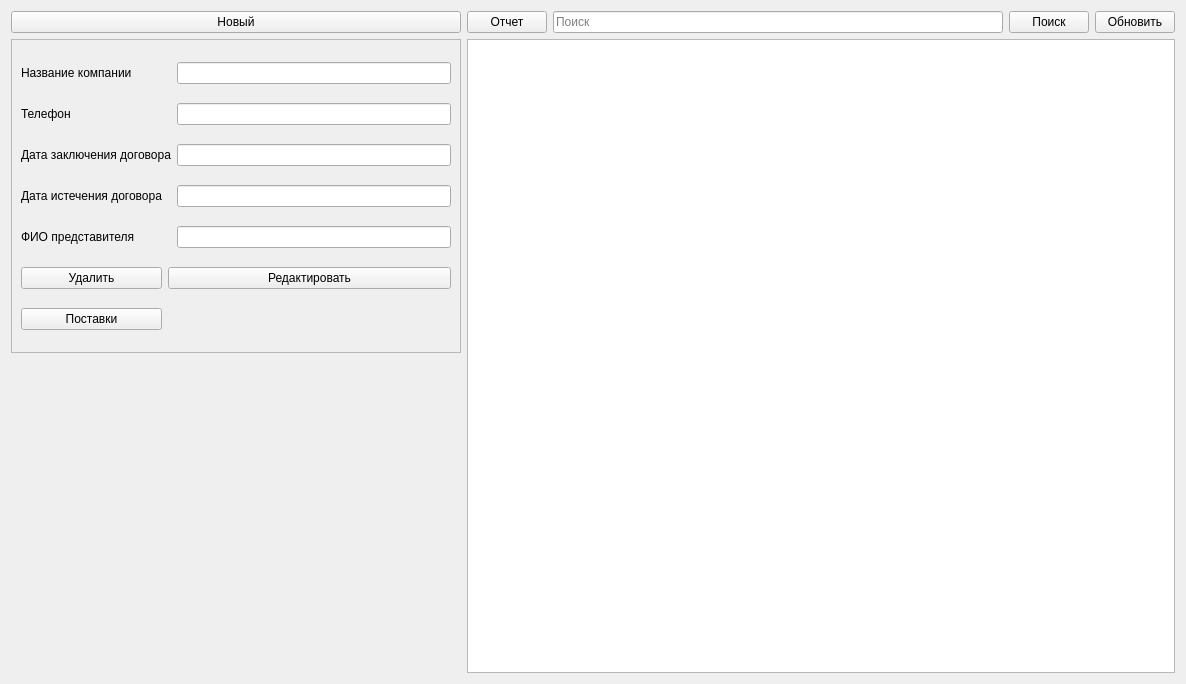
<?xml version="1.0" encoding="UTF-8"?>
<ui version="4.0">
 <class>providerstab</class>
 <widget class="QWidget" name="providerstab">
  <property name="geometry">
   <rect>
    <x>0</x>
    <y>0</y>
    <width>1186</width>
    <height>684</height>
   </rect>
  </property>
  <property name="windowTitle">
   <string>Frame</string>
  </property>
  <layout class="QGridLayout" name="gridLayout">
   <item row="0" column="0">
    <widget class="QPushButton" name="pb_new_pr">
     <property name="text">
      <string>Новый</string>
     </property>
    </widget>
   </item>
   <item row="0" column="2">
    <widget class="QLineEdit" name="leSearchPr">
     <property name="placeholderText">
      <string>Поиск</string>
     </property>
    </widget>
   </item>
   <item row="0" column="1">
    <widget class="QPushButton" name="pbReport">
     <property name="text">
      <string>Отчет</string>
     </property>
    </widget>
   </item>
   <item row="0" column="3">
    <widget class="QPushButton" name="pbSearch">
     <property name="text">
      <string>Поиск</string>
     </property>
    </widget>
   </item>
   <item row="1" column="0">
    <widget class="QFrame" name="frame">
     <property name="frameShape">
      <enum>QFrame::StyledPanel</enum>
     </property>
     <property name="frameShadow">
      <enum>QFrame::Raised</enum>
     </property>
     <layout class="QGridLayout" name="gridLayout_2">
      <item row="4" column="0">
       <widget class="QLabel" name="label_6">
        <property name="text">
         <string>ФИО представителя</string>
        </property>
       </widget>
      </item>
      <item row="6" column="1" colspan="2">
       <widget class="QPushButton" name="pbEditPr">
        <property name="text">
         <string>Редактировать</string>
        </property>
       </widget>
      </item>
      <item row="4" column="2">
       <widget class="QLineEdit" name="le_agent_fio"/>
      </item>
      <item row="2" column="0" colspan="2">
       <widget class="QLabel" name="label_4">
        <property name="text">
         <string>Дата заключения договора</string>
        </property>
       </widget>
      </item>
      <item row="0" column="2">
       <widget class="QLineEdit" name="le_company_name"/>
      </item>
      <item row="3" column="2">
       <widget class="QLineEdit" name="le_expiration_date"/>
      </item>
      <item row="1" column="0">
       <widget class="QLabel" name="label_7">
        <property name="text">
         <string>Телефон</string>
        </property>
       </widget>
      </item>
      <item row="2" column="2">
       <widget class="QLineEdit" name="le_conclusion_date"/>
      </item>
      <item row="3" column="0">
       <widget class="QLabel" name="label_5">
        <property name="text">
         <string>Дата истечения договора</string>
        </property>
       </widget>
      </item>
      <item row="0" column="0">
       <widget class="QLabel" name="label">
        <property name="text">
         <string>Название компании</string>
        </property>
       </widget>
      </item>
      <item row="7" column="0">
       <widget class="QPushButton" name="pb_order">
        <property name="text">
         <string>Поставки</string>
        </property>
       </widget>
      </item>
      <item row="1" column="2">
       <widget class="QLineEdit" name="le_phone"/>
      </item>
      <item row="6" column="0">
       <widget class="QPushButton" name="pbDeletePr">
        <property name="text">
         <string>Удалить</string>
        </property>
       </widget>
      </item>
     </layout>
    </widget>
   </item>
   <item row="0" column="4">
    <widget class="QPushButton" name="pbUpdateColumn">
     <property name="text">
      <string>Обновить</string>
     </property>
    </widget>
   </item>
   <item row="1" column="1" rowspan="2" colspan="4">
    <widget class="QTableWidget" name="twCustomers"/>
   </item>
  </layout>
 </widget>
 <resources/>
 <connections/>
</ui>
